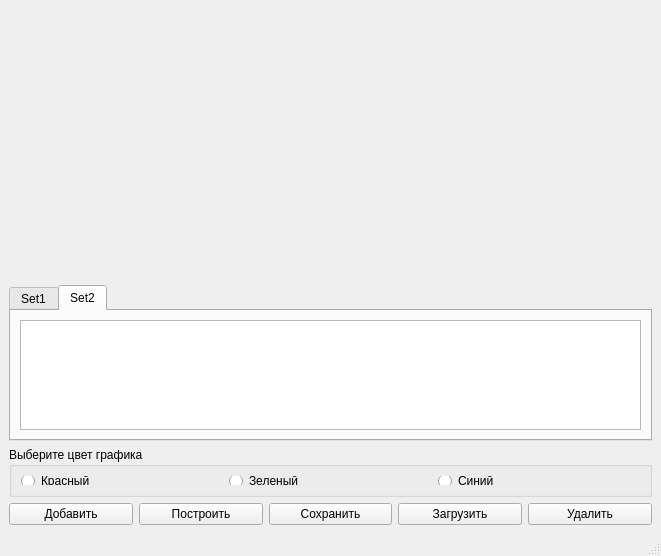
<?xml version="1.0" encoding="UTF-8"?>
<ui version="4.0">
 <class>MainWindow</class>
 <widget class="QMainWindow" name="MainWindow">
  <property name="geometry">
   <rect>
    <x>0</x>
    <y>0</y>
    <width>661</width>
    <height>556</height>
   </rect>
  </property>
  <property name="minimumSize">
   <size>
    <width>0</width>
    <height>400</height>
   </size>
  </property>
  <property name="windowTitle">
   <string>MainWindow</string>
  </property>
  <widget class="QWidget" name="centralwidget">
   <layout class="QGridLayout" name="gridLayout">
    <item row="1" column="0" colspan="5">
     <widget class="QTabWidget" name="tabWidget">
      <property name="minimumSize">
       <size>
        <width>0</width>
        <height>20</height>
       </size>
      </property>
      <property name="currentIndex">
       <number>1</number>
      </property>
      <widget class="QWidget" name="tab">
       <attribute name="title">
        <string>Set1</string>
       </attribute>
       <layout class="QVBoxLayout" name="verticalLayout_2">
        <item>
         <widget class="QTableWidget" name="tableWidget"/>
        </item>
       </layout>
      </widget>
      <widget class="QWidget" name="tab_2">
       <attribute name="title">
        <string>Set2</string>
       </attribute>
       <layout class="QVBoxLayout" name="verticalLayout">
        <item>
         <widget class="QTableWidget" name="tableWidget_2"/>
        </item>
       </layout>
      </widget>
     </widget>
    </item>
    <item row="3" column="2">
     <widget class="QPushButton" name="pushButton_10">
      <property name="text">
       <string>Сохранить</string>
      </property>
     </widget>
    </item>
    <item row="3" column="4">
     <widget class="QPushButton" name="pushButton_12">
      <property name="text">
       <string>Удалить</string>
      </property>
     </widget>
    </item>
    <item row="3" column="1">
     <widget class="QPushButton" name="pushButton">
      <property name="text">
       <string>Построить</string>
      </property>
     </widget>
    </item>
    <item row="3" column="3">
     <widget class="QPushButton" name="pushButton_11">
      <property name="text">
       <string>Загрузить</string>
      </property>
     </widget>
    </item>
    <item row="0" column="0" colspan="5">
     <widget class="QCustomPlot" name="widget" native="true">
      <property name="minimumSize">
       <size>
        <width>20</width>
        <height>270</height>
       </size>
      </property>
     </widget>
    </item>
    <item row="3" column="0">
     <widget class="QPushButton" name="pushButton_9">
      <property name="text">
       <string>Добавить</string>
      </property>
     </widget>
    </item>
    <item row="2" column="0" colspan="5">
     <widget class="QGroupBox" name="groupBox">
      <property name="minimumSize">
       <size>
        <width>0</width>
        <height>50</height>
       </size>
      </property>
      <property name="title">
       <string>Выберите цвет графика</string>
      </property>
      <layout class="QGridLayout" name="gridLayout_2">
       <item row="0" column="0">
        <widget class="QRadioButton" name="radioButton_red">
         <property name="text">
          <string>Красный</string>
         </property>
        </widget>
       </item>
       <item row="0" column="1">
        <widget class="QRadioButton" name="radioButton_green">
         <property name="text">
          <string>Зеленый</string>
         </property>
        </widget>
       </item>
       <item row="0" column="2">
        <widget class="QRadioButton" name="radioButton_blue">
         <property name="text">
          <string>Синий</string>
         </property>
        </widget>
       </item>
      </layout>
     </widget>
    </item>
   </layout>
  </widget>
  <widget class="QMenuBar" name="menubar">
   <property name="geometry">
    <rect>
     <x>0</x>
     <y>0</y>
     <width>661</width>
     <height>22</height>
    </rect>
   </property>
  </widget>
  <widget class="QStatusBar" name="statusbar"/>
 </widget>
 <customwidgets>
  <customwidget>
   <class>QCustomPlot</class>
   <extends>QWidget</extends>
   <header>qcustomplot.h</header>
   <container>1</container>
  </customwidget>
 </customwidgets>
 <resources/>
 <connections/>
</ui>
